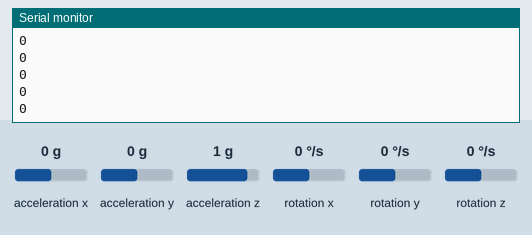
This sketch was run on a simulated Arduino Uno, built with avr-gcc and run on an emulated ATmega328P. On the bench: the last lines printed to the serial monitor. The inputs (shaded band) are chosen by the test bench; at power-on: rotation z 0 °/s, acceleration x 0 g, acceleration y 0 g, acceleration z 1 g, rotation x 0 °/s, rotation y 0 °/s.

Above: at 1.2 s.
1.3 s: rotation z set to -192 °/s
At 1.8 s:
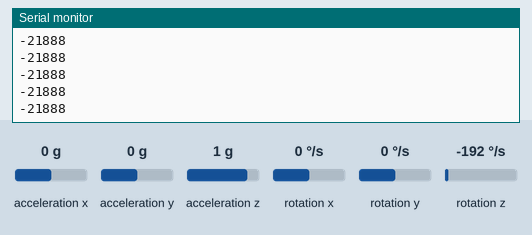
2.8 s: rotation z set to -100 °/s
At 3.4 s:
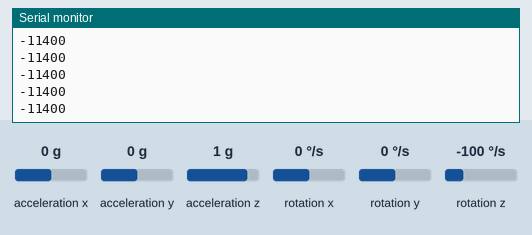
Timing chart, 0 to 5.8 s (numbered marks = the images above; inputs shaded):
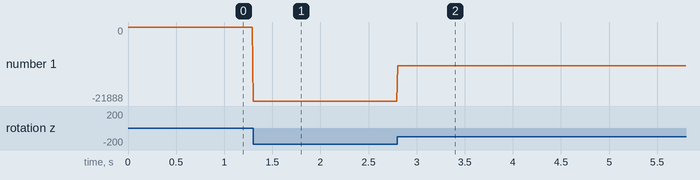

Measured:
- after the input at 1.3 s, the serial monitor: prints a new line at once (image 1)
- after the input at 2.8 s, the serial monitor: prints a new line at once (image 2)
- plotted number 1: 0 → -21888 after the input at 1.3 s, -21888 → -11400 after the input at 2.8 s

The sketch:

SerialGyro.ino
```cpp
// Gyro readings for Z-axis

#include <Wire.h>
#include <L3G.h>

L3G gyro;

double starttime;
double waittime = 0;
double inittime;

void setup() {
  Serial.begin(115200); //What should we set this for? (Considering errors and such..)
  Wire.begin();

  if (!gyro.init())
  {
    Serial.println("Failed to autodetect gyro type!");
    while (1);
  }

  gyro.enableDefault();
  //gyro.writeReg(L3G::CTRL_REG5,0X2);   // 95 Hz, Low pass filter of 13 Hz
  inittime = micros(); // Microseconds since the program started
}

void loop() {
  starttime = micros();
  gyro.read();
  Serial.println((int)gyro.g.z);  //Only sends gyro Z axis deviation
  waittime = waittime + 10500;
  //delay(100);
  while (micros() - inittime < waittime) {  }       // Short delay before next reading
}
```
